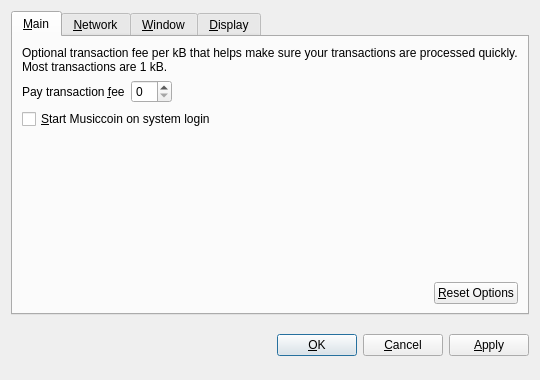
<?xml version="1.0" encoding="UTF-8"?>
<ui version="4.0">
 <class>OptionsDialog</class>
 <widget class="QDialog" name="OptionsDialog">
  <property name="geometry">
   <rect>
    <x>0</x>
    <y>0</y>
    <width>540</width>
    <height>380</height>
   </rect>
  </property>
  <property name="windowTitle">
   <string>Options</string>
  </property>
  <property name="modal">
   <bool>true</bool>
  </property>
  <layout class="QVBoxLayout" name="verticalLayout">
   <item>
    <widget class="QTabWidget" name="tabWidget">
     <property name="tabPosition">
      <enum>QTabWidget::North</enum>
     </property>
     <property name="currentIndex">
      <number>0</number>
     </property>
     <widget class="QWidget" name="tabMain">
      <attribute name="title">
       <string>&amp;Main</string>
      </attribute>
      <layout class="QVBoxLayout" name="verticalLayout_Main">
       <item>
        <widget class="QLabel" name="transactionFeeInfoLabel">
         <property name="text">
          <string>Optional transaction fee per kB that helps make sure your transactions are processed quickly. Most transactions are 1 kB.</string>
         </property>
         <property name="textFormat">
          <enum>Qt::PlainText</enum>
         </property>
         <property name="wordWrap">
          <bool>true</bool>
         </property>
        </widget>
       </item>
       <item>
        <layout class="QHBoxLayout" name="horizontalLayout_1_Main">
         <item>
          <widget class="QLabel" name="transactionFeeLabel">
           <property name="text">
            <string>Pay transaction &amp;fee</string>
           </property>
           <property name="textFormat">
            <enum>Qt::PlainText</enum>
           </property>
           <property name="buddy">
            <cstring>transactionFee</cstring>
           </property>
          </widget>
         </item>
         <item>
          <widget class="BitcoinAmountField" name="transactionFee"/>
         </item>
         <item>
          <spacer name="horizontalSpacer_1_Main">
           <property name="orientation">
            <enum>Qt::Horizontal</enum>
           </property>
           <property name="sizeHint" stdset="0">
            <size>
             <width>40</width>
             <height>20</height>
            </size>
           </property>
          </spacer>
         </item>
        </layout>
       </item>
       <item>
        <widget class="QCheckBox" name="bitcoinAtStartup">
         <property name="toolTip">
          <string>Automatically start Musiccoin after logging in to the system.</string>
         </property>
         <property name="text">
          <string>&amp;Start Musiccoin on system login</string>
         </property>
        </widget>
       </item>
       <item>
        <spacer name="verticalSpacer_Main">
         <property name="orientation">
          <enum>Qt::Vertical</enum>
         </property>
         <property name="sizeHint" stdset="0">
          <size>
           <width>20</width>
           <height>40</height>
          </size>
         </property>
        </spacer>
       </item>
       <item>
        <layout class="QHBoxLayout" name="horizontalLayout_2_Main">
         <item>
          <spacer name="horizontalSpacer_2_Main">
           <property name="orientation">
            <enum>Qt::Horizontal</enum>
           </property>
           <property name="sizeHint" stdset="0">
            <size>
             <width>40</width>
             <height>20</height>
            </size>
           </property>
          </spacer>
         </item>
         <item>
          <widget class="QPushButton" name="resetButton">
           <property name="toolTip">
            <string>Reset all client options to default.</string>
           </property>
           <property name="text">
            <string>&amp;Reset Options</string>
           </property>
           <property name="autoDefault">
            <bool>false</bool>
           </property>
          </widget>
         </item>
        </layout>
       </item>
      </layout>
     </widget>
     <widget class="QWidget" name="tabNetwork">
      <attribute name="title">
       <string>&amp;Network</string>
      </attribute>
      <layout class="QVBoxLayout" name="verticalLayout_Network">
       <item>
        <widget class="QCheckBox" name="mapPortUpnp">
         <property name="toolTip">
          <string>Automatically open the Musiccoin client port on the router. This only works when your router supports UPnP and it is enabled.</string>
         </property>
         <property name="text">
          <string>Map port using &amp;UPnP</string>
         </property>
        </widget>
       </item>
       <item>
        <widget class="QCheckBox" name="connectSocks">
         <property name="toolTip">
          <string>Connect to the Musiccoin network through a SOCKS proxy (e.g. when connecting through Tor).</string>
         </property>
         <property name="text">
          <string>&amp;Connect through SOCKS proxy:</string>
         </property>
        </widget>
       </item>
       <item>
        <layout class="QHBoxLayout" name="horizontalLayout_Network">
         <item>
          <widget class="QLabel" name="proxyIpLabel">
           <property name="text">
            <string>Proxy &amp;IP:</string>
           </property>
           <property name="textFormat">
            <enum>Qt::PlainText</enum>
           </property>
           <property name="buddy">
            <cstring>proxyIp</cstring>
           </property>
          </widget>
         </item>
         <item>
          <widget class="QValidatedLineEdit" name="proxyIp">
           <property name="maximumSize">
            <size>
             <width>140</width>
             <height>16777215</height>
            </size>
           </property>
           <property name="toolTip">
            <string>IP address of the proxy (e.g. 127.0.0.1)</string>
           </property>
          </widget>
         </item>
         <item>
          <widget class="QLabel" name="proxyPortLabel">
           <property name="text">
            <string>&amp;Port:</string>
           </property>
           <property name="textFormat">
            <enum>Qt::PlainText</enum>
           </property>
           <property name="buddy">
            <cstring>proxyPort</cstring>
           </property>
          </widget>
         </item>
         <item>
          <widget class="QLineEdit" name="proxyPort">
           <property name="maximumSize">
            <size>
             <width>55</width>
             <height>16777215</height>
            </size>
           </property>
           <property name="toolTip">
            <string>Port of the proxy (e.g. 9050)</string>
           </property>
          </widget>
         </item>
         <item>
          <widget class="QLabel" name="socksVersionLabel">
           <property name="text">
            <string>SOCKS &amp;Version:</string>
           </property>
           <property name="textFormat">
            <enum>Qt::PlainText</enum>
           </property>
           <property name="buddy">
            <cstring>socksVersion</cstring>
           </property>
          </widget>
         </item>
         <item>
          <widget class="QValueComboBox" name="socksVersion">
           <property name="toolTip">
            <string>SOCKS version of the proxy (e.g. 5)</string>
           </property>
          </widget>
         </item>
         <item>
          <spacer name="horizontalSpacer_Network">
           <property name="orientation">
            <enum>Qt::Horizontal</enum>
           </property>
           <property name="sizeHint" stdset="0">
            <size>
             <width>40</width>
             <height>20</height>
            </size>
           </property>
          </spacer>
         </item>
        </layout>
       </item>
       <item>
        <spacer name="verticalSpacer_Network">
         <property name="orientation">
          <enum>Qt::Vertical</enum>
         </property>
         <property name="sizeHint" stdset="0">
          <size>
           <width>20</width>
           <height>40</height>
          </size>
         </property>
        </spacer>
       </item>
      </layout>
     </widget>
     <widget class="QWidget" name="tabWindow">
      <attribute name="title">
       <string>&amp;Window</string>
      </attribute>
      <layout class="QVBoxLayout" name="verticalLayout_Window">
       <item>
        <widget class="QCheckBox" name="minimizeToTray">
         <property name="toolTip">
          <string>Show only a tray icon after minimizing the window.</string>
         </property>
         <property name="text">
          <string>&amp;Minimize to the tray instead of the taskbar</string>
         </property>
        </widget>
       </item>
       <item>
        <widget class="QCheckBox" name="minimizeOnClose">
         <property name="toolTip">
          <string>Minimize instead of exit the application when the window is closed. When this option is enabled, the application will be closed only after selecting Quit in the menu.</string>
         </property>
         <property name="text">
          <string>M&amp;inimize on close</string>
         </property>
        </widget>
       </item>
       <item>
        <spacer name="verticalSpacer_Window">
         <property name="orientation">
          <enum>Qt::Vertical</enum>
         </property>
         <property name="sizeHint" stdset="0">
          <size>
           <width>20</width>
           <height>40</height>
          </size>
         </property>
        </spacer>
       </item>
      </layout>
     </widget>
     <widget class="QWidget" name="tabDisplay">
      <attribute name="title">
       <string>&amp;Display</string>
      </attribute>
      <layout class="QVBoxLayout" name="verticalLayout_Display">
       <item>
        <layout class="QHBoxLayout" name="horizontalLayout_1_Display">
         <item>
          <widget class="QLabel" name="langLabel">
           <property name="text">
            <string>User Interface &amp;language:</string>
           </property>
           <property name="textFormat">
            <enum>Qt::PlainText</enum>
           </property>
           <property name="buddy">
            <cstring>lang</cstring>
           </property>
          </widget>
         </item>
         <item>
          <widget class="QValueComboBox" name="lang">
           <property name="toolTip">
            <string>The user interface language can be set here. This setting will take effect after restarting Musiccoin.</string>
           </property>
          </widget>
         </item>
        </layout>
       </item>
       <item>
        <layout class="QHBoxLayout" name="horizontalLayout_2_Display">
         <item>
          <widget class="QLabel" name="unitLabel">
           <property name="text">
            <string>&amp;Unit to show amounts in:</string>
           </property>
           <property name="textFormat">
            <enum>Qt::PlainText</enum>
           </property>
           <property name="buddy">
            <cstring>unit</cstring>
           </property>
          </widget>
         </item>
         <item>
          <widget class="QValueComboBox" name="unit">
           <property name="toolTip">
            <string>Choose the default subdivision unit to show in the interface and when sending coins.</string>
           </property>
          </widget>
         </item>
        </layout>
       </item>
       <item>
        <widget class="QCheckBox" name="displayAddresses">
         <property name="toolTip">
          <string>Whether to show Musiccoin addresses in the transaction list or not.</string>
         </property>
         <property name="text">
          <string>&amp;Display addresses in transaction list</string>
         </property>
        </widget>
       </item>
       <item>
        <widget class="QCheckBox" name="coinControlFeatures">
         <property name="toolTip">
          <string>Whether to show coin control features or not.</string>
         </property>
         <property name="text">
          <string>Display coin &amp;control features (experts only!)</string>
         </property>
        </widget>
       </item>
       <item>
        <spacer name="verticalSpacer_Display">
         <property name="orientation">
          <enum>Qt::Vertical</enum>
         </property>
         <property name="sizeHint" stdset="0">
          <size>
           <width>20</width>
           <height>40</height>
          </size>
         </property>
        </spacer>
       </item>
      </layout>
     </widget>
    </widget>
   </item>
   <item>
    <layout class="QHBoxLayout" name="horizontalLayout_Buttons">
     <item>
      <spacer name="horizontalSpacer_1">
       <property name="orientation">
        <enum>Qt::Horizontal</enum>
       </property>
       <property name="sizeHint" stdset="0">
        <size>
         <width>40</width>
         <height>48</height>
        </size>
       </property>
      </spacer>
     </item>
     <item>
      <widget class="QLabel" name="statusLabel">
       <property name="font">
        <font>
         <weight>75</weight>
         <bold>true</bold>
        </font>
       </property>
       <property name="text">
        <string/>
       </property>
       <property name="textFormat">
        <enum>Qt::PlainText</enum>
       </property>
       <property name="wordWrap">
        <bool>true</bool>
       </property>
      </widget>
     </item>
     <item>
      <spacer name="horizontalSpacer_2">
       <property name="orientation">
        <enum>Qt::Horizontal</enum>
       </property>
       <property name="sizeHint" stdset="0">
        <size>
         <width>40</width>
         <height>48</height>
        </size>
       </property>
      </spacer>
     </item>
     <item>
      <widget class="QPushButton" name="okButton">
       <property name="text">
        <string>&amp;OK</string>
       </property>
      </widget>
     </item>
     <item>
      <widget class="QPushButton" name="cancelButton">
       <property name="text">
        <string>&amp;Cancel</string>
       </property>
       <property name="autoDefault">
        <bool>false</bool>
       </property>
      </widget>
     </item>
     <item>
      <widget class="QPushButton" name="applyButton">
       <property name="text">
        <string>&amp;Apply</string>
       </property>
       <property name="autoDefault">
        <bool>false</bool>
       </property>
      </widget>
     </item>
    </layout>
   </item>
  </layout>
 </widget>
 <customwidgets>
  <customwidget>
   <class>BitcoinAmountField</class>
   <extends>QSpinBox</extends>
   <header>bitcoinamountfield.h</header>
  </customwidget>
  <customwidget>
   <class>QValueComboBox</class>
   <extends>QComboBox</extends>
   <header>qvaluecombobox.h</header>
  </customwidget>
  <customwidget>
   <class>QValidatedLineEdit</class>
   <extends>QLineEdit</extends>
   <header>qvalidatedlineedit.h</header>
  </customwidget>
 </customwidgets>
 <resources/>
 <connections/>
</ui>
